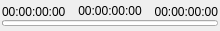
<?xml version="1.0" encoding="UTF-8"?>
<ui version="4.0">
 <class>OscTimeWidget</class>
 <widget class="QWidget" name="OscTimeWidget">
  <property name="geometry">
   <rect>
    <x>0</x>
    <y>0</y>
    <width>220</width>
    <height>31</height>
   </rect>
  </property>
  <property name="sizePolicy">
   <sizepolicy hsizetype="Expanding" vsizetype="Preferred">
    <horstretch>0</horstretch>
    <verstretch>0</verstretch>
   </sizepolicy>
  </property>
  <widget class="QProgressBar" name="progressBarOscTime">
   <property name="geometry">
    <rect>
     <x>2</x>
     <y>20</y>
     <width>216</width>
     <height>6</height>
    </rect>
   </property>
   <property name="maximumSize">
    <size>
     <width>16777215</width>
     <height>6</height>
    </size>
   </property>
   <property name="maximum">
    <number>999999999</number>
   </property>
   <property name="textVisible">
    <bool>false</bool>
   </property>
   <property name="format">
    <string>%p%</string>
   </property>
  </widget>
  <widget class="QLabel" name="labelLoop">
   <property name="geometry">
    <rect>
     <x>180</x>
     <y>15</y>
     <width>16</width>
     <height>16</height>
    </rect>
   </property>
   <property name="text">
    <string/>
   </property>
   <property name="pixmap">
    <pixmap resource="Widgets.qrc">:/Graphics/Images/LoopProgressBarOverlay.png</pixmap>
   </property>
  </widget>
  <widget class="QLabel" name="labelPlay">
   <property name="geometry">
    <rect>
     <x>102</x>
     <y>15</y>
     <width>16</width>
     <height>16</height>
    </rect>
   </property>
   <property name="text">
    <string/>
   </property>
   <property name="pixmap">
    <pixmap resource="Widgets.qrc">:/Graphics/Images/PlayProgressBarOverlay.png</pixmap>
   </property>
  </widget>
  <widget class="QLabel" name="labelPause">
   <property name="geometry">
    <rect>
     <x>102</x>
     <y>14</y>
     <width>16</width>
     <height>16</height>
    </rect>
   </property>
   <property name="text">
    <string/>
   </property>
   <property name="pixmap">
    <pixmap resource="Widgets.qrc">:/Graphics/Images/PauseProgressBarOverlay.png</pixmap>
   </property>
  </widget>
  <widget class="QLabel" name="labelOscTime">
   <property name="geometry">
    <rect>
     <x>73</x>
     <y>3</y>
     <width>74</width>
     <height>16</height>
    </rect>
   </property>
   <property name="text">
    <string>00:00:00:00</string>
   </property>
   <property name="alignment">
    <set>Qt::AlignCenter</set>
   </property>
  </widget>
  <widget class="QLabel" name="labelOscInTime">
   <property name="geometry">
    <rect>
     <x>2</x>
     <y>4</y>
     <width>65</width>
     <height>16</height>
    </rect>
   </property>
   <property name="text">
    <string>00:00:00:00</string>
   </property>
   <property name="alignment">
    <set>Qt::AlignLeading|Qt::AlignLeft|Qt::AlignVCenter</set>
   </property>
  </widget>
  <widget class="QLabel" name="labelOscOutTime">
   <property name="geometry">
    <rect>
     <x>153</x>
     <y>4</y>
     <width>65</width>
     <height>16</height>
    </rect>
   </property>
   <property name="text">
    <string>00:00:00:00</string>
   </property>
   <property name="alignment">
    <set>Qt::AlignRight|Qt::AlignTrailing|Qt::AlignVCenter</set>
   </property>
  </widget>
 </widget>
 <resources>
  <include location="Widgets.qrc"/>
 </resources>
 <connections/>
 <slots>
  <slot>durationChanged(int)</slot>
  <slot>loopChanged(int)</slot>
  <slot>transitionChanged(QString)</slot>
  <slot>directionChanged(QString)</slot>
  <slot>seekChanged(int)</slot>
  <slot>lengthChanged(int)</slot>
  <slot>tweenChanged(QString)</slot>
  <slot>resetTransition(QString)</slot>
  <slot>resetDuration(QString)</slot>
  <slot>resetTween(QString)</slot>
  <slot>resetDirection(QString)</slot>
  <slot>resetSeek(QString)</slot>
  <slot>resetLength(QString)</slot>
  <slot>resetLoop(QString)</slot>
  <slot>freezeOnLoadChanged(int)</slot>
  <slot>resetFreezeOnLoad(QString)</slot>
  <slot>resetUseAuto(QString)</slot>
  <slot>useAutoChanged(int)</slot>
  <slot>resetTriggerOnNext(QString)</slot>
  <slot>triggerOnNextChanged(int)</slot>
 </slots>
</ui>
